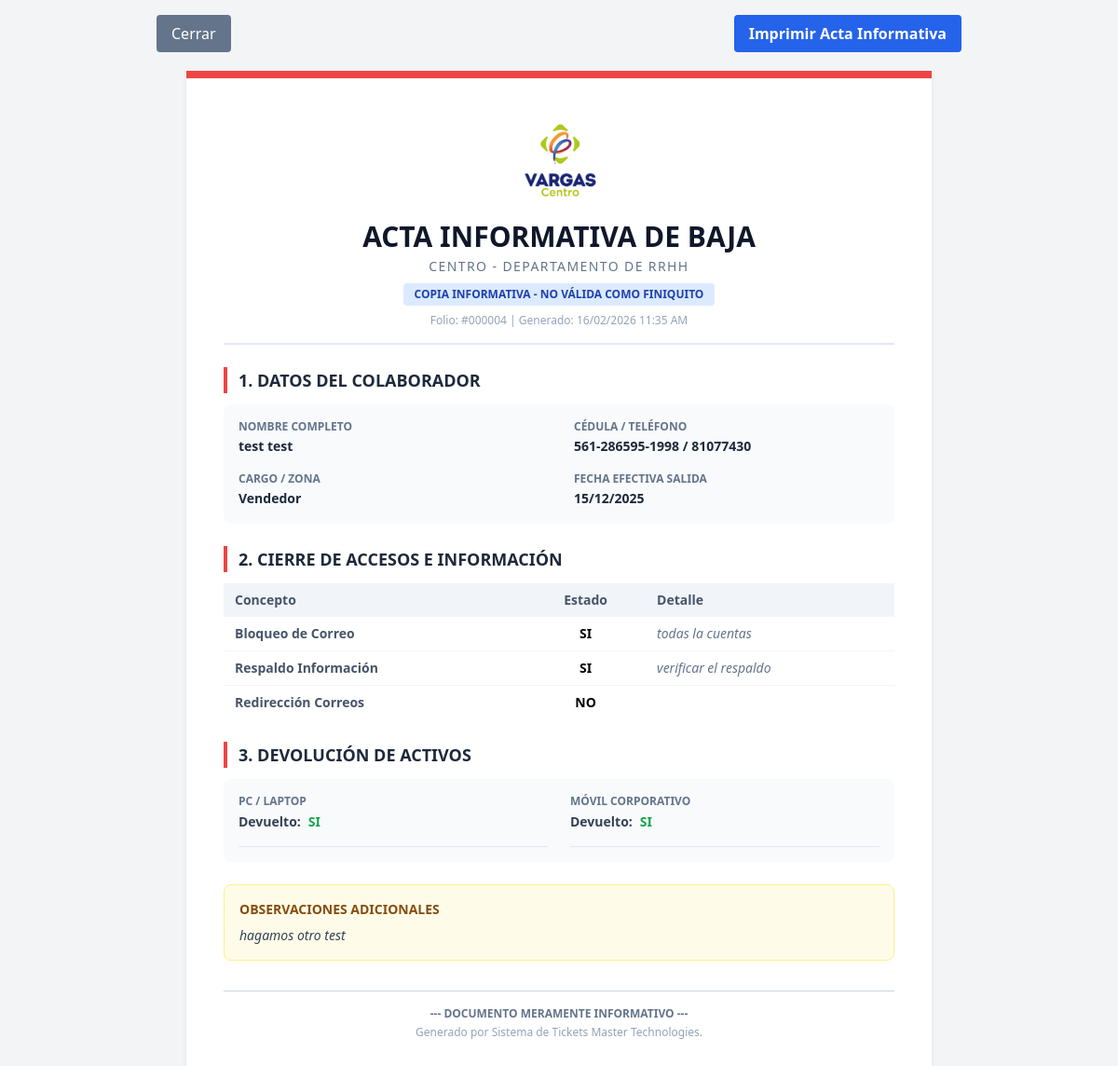
The page /imprimir_acta_salida.php?id=4 (signed in) on the database its author committed.
### tables this page shows
CREATE TABLE `configuracion_sistema` (
  `id` int(11) NOT NULL AUTO_INCREMENT,
  `clave` varchar(100) NOT NULL COMMENT 'Identificador único de la configuración',
  `valor` text DEFAULT NULL COMMENT 'Valor de la configuración',
  `descripcion` varchar(255) DEFAULT NULL COMMENT 'Descripción de la configuración',
  `fecha_actualizacion` timestamp NOT NULL DEFAULT current_timestamp() ON UPDATE current_timestamp(),
  PRIMARY KEY (`id`),
  UNIQUE KEY `clave` (`clave`),
  UNIQUE KEY `idx_clave` (`clave`)
);

CREATE TABLE `formularios_rrhh` (
  `id` int(11) NOT NULL AUTO_INCREMENT,
  `tipo` enum('Ingreso','Salida') NOT NULL,
  `nombre_colaborador` varchar(100) NOT NULL,
  `fecha_efectiva` date NOT NULL,
  `departamento` varchar(100) DEFAULT NULL,
  `observaciones` text DEFAULT NULL,
  `creado_por` int(11) NOT NULL COMMENT 'Usuario de RRHH',
  `fecha_registro` timestamp NOT NULL DEFAULT current_timestamp(),
  `fecha_solicitud` date DEFAULT NULL,
  `cedula_telefono` varchar(50) DEFAULT NULL,
  `cargo_zona` varchar(100) DEFAULT NULL,
  `disponibilidad_licencias` enum('SI','NO') DEFAULT 'NO',
  `detalle_licencias` text DEFAULT NULL,
  `correo_nuevo` enum('SI','NO') DEFAULT 'NO',
  `direccion_correo` varchar(100) DEFAULT NULL,
  `remitente_mostrar` enum('SI','NO') DEFAULT 'NO',
  `detalle_remitente` varchar(100) DEFAULT NULL,
  `respaldo_nube` enum('SI','NO') DEFAULT 'NO',
  `detalle_respaldo` text DEFAULT NULL,
  `reenvios_correo` enum('SI','NO') DEFAULT 'NO',
  `detalle_reenvios` varchar(255) DEFAULT NULL,
  `otras_indicaciones` text DEFAULT NULL,
  `asignacion_equipo` enum('SI','NO') DEFAULT 'NO',
  `detalle_asignacion` text DEFAULT NULL,
  `nube_movil` enum('SI','NO') DEFAULT 'NO',
  `detalle_nube_movil` text DEFAULT NULL,
  `equipo_usado` enum('SI','NO') DEFAULT 'NO',
  `especificacion_equipo_usado` varchar(100) DEFAULT NULL,
  `bloqueo_correo` enum('SI','NO') DEFAULT 'SI',
  `cuenta_correo_bloqueo` varchar(255) DEFAULT NULL,
  `respaldo_info` enum('SI','NO') DEFAULT 'NO',
  `detalle_respaldo_salida` varchar(255) DEFAULT NULL,
  `redireccion_correo` enum('SI','NO') DEFAULT 'NO',
  `email_redireccion` varchar(255) DEFAULT NULL,
  `devolucion_equipo` enum('SI','NO') DEFAULT 'SI',
  `detalle_devolucion_equipo` varchar(255) DEFAULT NULL,
  `devolucion_movil` enum('SI','NO') DEFAULT 'NO',
  `detalle_devolucion_movil` varchar(255) DEFAULT NULL,
  `registrado_por` int(11) DEFAULT NULL,
  PRIMARY KEY (`id`),
  KEY `fk_rrhh_creador` (`creado_por`),
  CONSTRAINT `fk_rrhh_creador` FOREIGN KEY (`creado_por`) REFERENCES `usuarios` (`id`) ON DELETE CASCADE ON UPDATE CASCADE
);

CREATE TABLE `usuarios` (
  `id` int(11) NOT NULL AUTO_INCREMENT,
  `nombre_completo` varchar(100) NOT NULL,
  `email` varchar(100) NOT NULL,
  `password` varchar(255) NOT NULL COMMENT 'Hash de la contraseña',
  `rol_id` int(11) NOT NULL,
  `empresa_id` int(11) DEFAULT NULL,
  `sucursal_id` int(11) DEFAULT NULL,
  `fecha_creacion` timestamp NOT NULL DEFAULT current_timestamp(),
  `notifs_email` tinyint(1) DEFAULT 0,
  `notifs_sonido` tinyint(1) DEFAULT 1,
  `empresa_asignada` enum('mastertec','suministros','centro') DEFAULT NULL COMMENT 'Empresa asignada para usuarios RRHH',
  PRIMARY KEY (`id`),
  UNIQUE KEY `email` (`email`),
  KEY `fk_usuario_rol` (`rol_id`),
  KEY `fk_usuario_empresa` (`empresa_id`),
  KEY `fk_usuario_sucursal` (`sucursal_id`),
  CONSTRAINT `fk_usuario_empresa` FOREIGN KEY (`empresa_id`) REFERENCES `empresas` (`id`) ON DELETE SET NULL,
  CONSTRAINT `fk_usuario_rol` FOREIGN KEY (`rol_id`) REFERENCES `roles` (`id`) ON UPDATE CASCADE,
  CONSTRAINT `fk_usuario_sucursal` FOREIGN KEY (`sucursal_id`) REFERENCES `sucursales` (`id`) ON DELETE SET NULL
);

### imprimir_acta_salida.php (the view, shortened to what this page needs)
<?php
require_once __DIR__ . '/security_utils.php';
$id = filter_input(INPUT_GET, 'id', FILTER_VALIDATE_INT);
try {
    $stmt = $pdo->prepare("
        SELECT f.*, u.nombre_completo as nombre_registrador, u.empresa_asignada
        FROM formularios_rrhh f
        LEFT JOIN usuarios u ON f.creado_por = u.id
        WHERE f.id = ? AND f.tipo = 'Salida'
    ");
    $stmt->execute([$id]);
    $solicitud = $stmt->fetch(PDO::FETCH_ASSOC);
    $logo_a_mostrar = null;
    $nombre_empresa = '';
    if (!empty($solicitud['empresa_asignada'])) {
        $logo_map = [
            'mastertec' => 'logo_mastertec',
            'suministros' => 'logo_master_suministros',
            'centro' => 'logo_centro'
        ];
        $nombre_map = [
            'mastertec' => 'MasterTec',
            'suministros' => 'Master Suministros',
            'centro' => 'Centro'
        ];
        $logo_key = $logo_map[$solicitud['empresa_asignada']] ?? null;
        $nombre_empresa = $nombre_map[$solicitud['empresa_asignada']] ?? '';
        if ($logo_key) {
            $stmt_logo = $pdo->prepare("SELECT valor FROM configuracion_sistema WHERE clave = ?");
            $stmt_logo->execute([$logo_key]);
            $logo_a_mostrar = $stmt_logo->fetchColumn();
        }
    }
} catch (PDOException $e) {
    die("Error de Base de Datos: " . $e->getMessage());
}
?>
<!DOCTYPE html>
<html lang="es">
<head>
    <script src="https://cdn.tailwindcss.com"></script>
</head>
<body>
    <div class="max-w-4xl mx-auto mt-4 mb-4 flex justify-between no-print px-4">
        <button onclick="window.close()"
            class="px-4 py-2 bg-slate-500 text-white rounded hover:bg-slate-600 transition">
            Cerrar
        </button>
        <button onclick="window.print()"
            class="px-4 py-2 bg-blue-600 text-white rounded hover:bg-blue-700 transition font-bold">
            Imprimir Acta Informativa
        </button>
    </div>
    <div class="document-container border-t-8 border-red-500 avoid-break">
        <div class="text-center border-b-2 border-slate-200 pb-4 mb-6">
            <?php if (!empty($logo_a_mostrar)): ?>
                <div class="flex justify-center items-center mb-4">
                    <img src="<?= htmlspecialchars($logo_a_mostrar) ?>" alt="<?= htmlspecialchars($nombre_empresa) ?>"
                        class="h-24 object-contain">
                </div>
            <?php endif; ?>
            <h1 class="text-3xl font-bold text-slate-900 uppercase">Acta Informativa de Baja</h1>
            <p class="text-sm text-slate-500 mt-1 uppercase tracking-widest">
                <?= !empty($nombre_empresa) ? htmlspecialchars($nombre_empresa) : 'Master Technologies' ?> -
                Departamento de RRHH
            </p>
            <div class="mt-2 inline-block bg-blue-100 text-blue-800 text-xs font-bold px-3 py-1 rounded uppercase">Copia
                Informativa - No Válida como Finiquito</div>
            <p class="text-xs text-slate-400 mt-2">Folio: #<?= str_pad($solicitud['id'], 6, '0', STR_PAD_LEFT) ?> |
                Generado: <?= date('d/m/Y h:i A') ?></p>
        </div>
        <div class="mb-6 avoid-break">
            <h2 class="text-lg font-bold text-slate-800 border-l-4 border-red-500 pl-3 mb-3 uppercase">1. Datos del
                Colaborador</h2>
            <div class="grid grid-cols-2 gap-x-8 gap-y-4 bg-slate-50 p-4 rounded-lg">
                <div>
                    <span class="text-xs font-bold text-slate-500 uppercase block">Nombre Completo</span>
                    <span
                        class="text-sm font-semibold text-slate-800"><?= htmlspecialchars($solicitud['nombre_colaborador']) ?></span>
                </div>
                <div>
                    <span class="text-xs font-bold text-slate-500 uppercase block">Cédula / Teléfono</span>
                    <span
                        class="text-sm font-semibold text-slate-800"><?= htmlspecialchars($solicitud['cedula_telefono']) ?></span>
                </div>
                <div>
                    <span class="text-xs font-bold text-slate-500 uppercase block">Cargo / Zona</span>
                    <span
                        class="text-sm font-semibold text-slate-800"><?= htmlspecialchars($solicitud['cargo_zona']) ?></span>
                </div>
                <div>
                    <span class="text-xs font-bold text-slate-500 uppercase block">Fecha Efectiva Salida</span>
                    <span
                        class="text-sm font-semibold text-slate-800"><?= date('d/m/Y', strtotime($solicitud['fecha_efectiva'])) ?></span>
                </div>
            </div>
        </div>
        <div class="mb-6 avoid-break">
            <h2 class="text-lg font-bold text-slate-800 border-l-4 border-red-500 pl-3 mb-3 uppercase">2. Cierre de
                Accesos e Información</h2>
            <table class="w-full text-sm mb-2 text-left">
                <thead class="bg-slate-100 text-slate-600">
                    <tr>
                        <th class="py-2 px-3 font-bold">Concepto</th>
                        <th class="py-2 px-3 font-bold text-center">Estado</th>
                        <th class="py-2 px-3 font-bold">Detalle</th>
                    </tr>
                </thead>
                <tbody class="divide-y divide-slate-100">
                    <tr>
                        <td class="py-2 px-3 font-bold text-slate-600">Bloqueo de Correo</td>
                        <td class="py-2 px-3 text-center font-bold"><?= $solicitud['bloqueo_correo'] ?></td>
                        <td class="py-2 px-3 text-slate-500 italic">
                            <?= htmlspecialchars($solicitud['cuenta_correo_bloqueo'] ?? '-') ?>
                        </td>
                    </tr>
                    <tr>
                        <td class="py-2 px-3 font-bold text-slate-600">Respaldo Información</td>
                        <td class="py-2 px-3 text-center font-bold"><?= $solicitud['respaldo_info'] ?></td>
                        <td class="py-2 px-3 text-slate-500 italic">
                            <?= htmlspecialchars($solicitud['detalle_respaldo_salida'] ?? '-') ?>
                        </td>
                    </tr>
                    <tr>
                        <td class="py-2 px-3 font-bold text-slate-600">Redirección Correos</td>
                        <td class="py-2 px-3 text-center font-bold"><?= $solicitud['redireccion_correo'] ?></td>
                        <td class="py-2 px-3 text-slate-500 italic">
                        </td>
                    </tr>
                </tbody>
            </table>
        </div>
        <div class="mb-6 avoid-break">
            <h2 class="text-lg font-bold text-slate-800 border-l-4 border-red-500 pl-3 mb-3 uppercase">3. Devolución de
                Activos</h2>
            <div class="grid grid-cols-2 gap-6 bg-slate-50 p-4 rounded-lg">
                <div class="border-b border-slate-200 pb-3">
                    <p class="font-bold text-xs text-slate-500 uppercase mb-1">PC / Laptop</p>
                    <div class="flex items-center gap-2 mb-1">
                        <span class="text-sm font-bold text-slate-700">Devuelto:</span>
                        <span
                            class="text-sm font-bold <?= $solicitud['devolucion_equipo'] == 'SI' ? 'text-green-600' : 'text-slate-400' ?>">
                            <?= $solicitud['devolucion_equipo'] ?>
                        </span>
                    </div>
                </div>
                <div class="border-b border-slate-200 pb-3">
                    <p class="font-bold text-xs text-slate-500 uppercase mb-1">Móvil Corporativo</p>
                    <div class="flex items-center gap-2 mb-1">
                        <span class="text-sm font-bold text-slate-700">Devuelto:</span>
                        <span
                            class="text-sm font-bold <?= $solicitud['devolucion_movil'] == 'SI' ? 'text-green-600' : 'text-slate-400' ?>">
                            <?= $solicitud['devolucion_movil'] ?>
                        </span>
                    </div>
                </div>
            </div>
        </div>
        <?php if (!empty($solicitud['observaciones'])): ?>
            <div class="mb-8 p-4 bg-yellow-50 border border-yellow-200 rounded-lg avoid-break">
                <h3 class="font-bold text-yellow-800 text-sm uppercase mb-2">Observaciones Adicionales</h3>
                <p class="text-sm text-slate-700 italic">
                    <?= nl2br(htmlspecialchars($solicitud['observaciones'])) ?>
                </p>
            </div>
        <?php endif; ?>
        <div class="mt-8 pt-4 border-t border-slate-300 text-center">
            <p class="text-xs font-bold text-slate-500 uppercase mb-1">--- DOCUMENTO MERAMENTE INFORMATIVO ---</p>
            <p class="text-xs text-slate-400">Generado por Sistema de Tickets Master Technologies.</p>
        </div>
    </div>
</body>
</html>

### imprimir_acta_salida.php (style rules this page uses)
body { background: #f3f4f6; font-family: 'Segoe UI', Tahoma, Geneva, Verdana, sans-serif; }
.document-container { max-width: 800px; margin: 20px auto; background: white; padding: 40px; box-shadow: 0 4px 6px -1px rgba(0, 0, 0, 0.1); }

### rows shown on the page
configuracion_sistema: valor.empresa_asignada (picture)
formularios_rrhh: creado_por.empresa_asignada "CENTRO", id "000004", nombre_colaborador "test test", cedula_telefono "561-286595-1998 / 81077430", cargo_zona "Vendedor", fecha_efectiva "15/12/2025", bloqueo_correo "SI", cuenta_correo_bloqueo "todas la cuentas", respaldo_info "SI", detalle_respaldo_salida "verificar el respaldo", redireccion_correo "NO", devolucion_equipo "SI", devolucion_movil "SI", observaciones "hagamos otro test"
